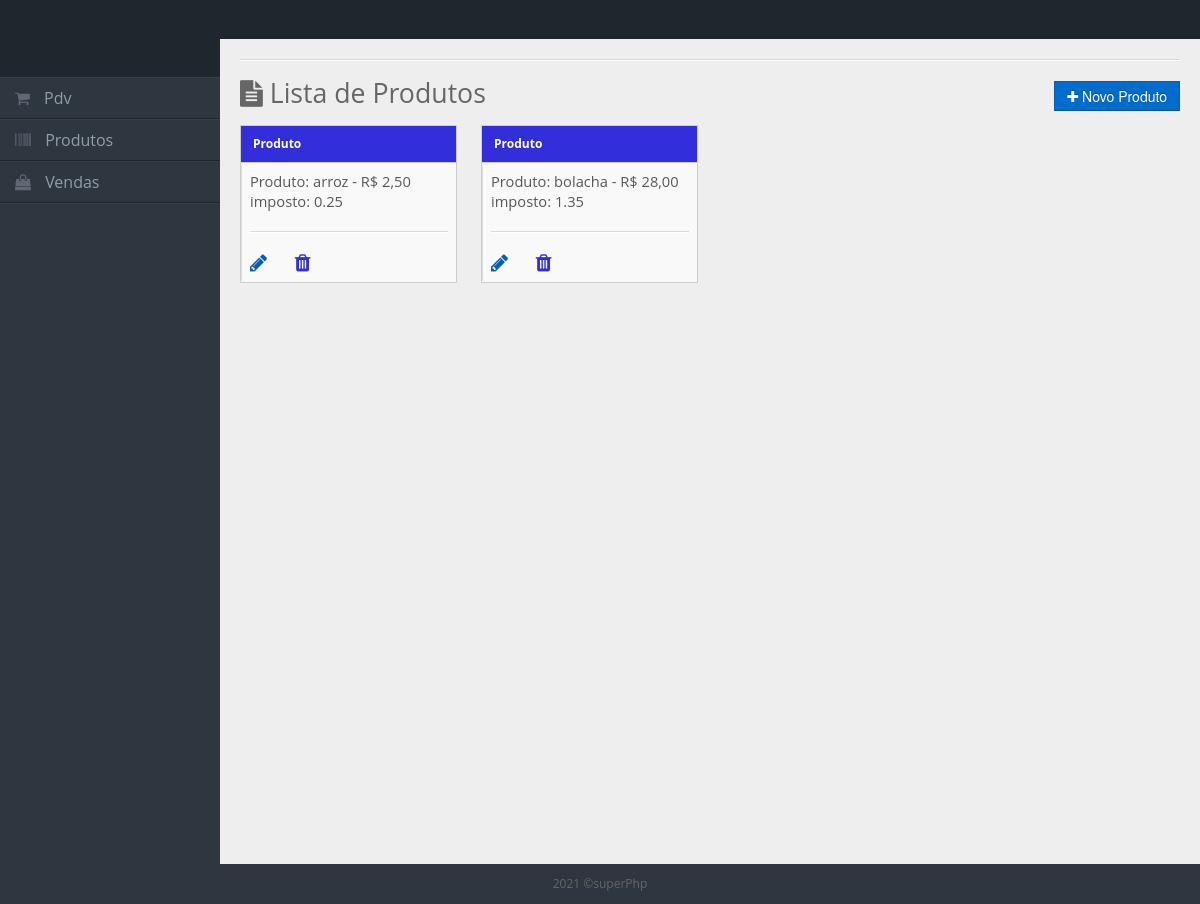
Page /Pages/Produto.php on the committed database.
### tables this page shows
CREATE TABLE `tb_itens` (
  `itemId` int(11) NOT NULL,
  `itemNome` varchar(255) DEFAULT NULL,
  `itemCodigo` varchar(30) DEFAULT NULL,
  `itemPreco` varchar(20) DEFAULT NULL,
  `itemImposto` decimal(3,2) DEFAULT NULL,
  `descricao` varchar(900) DEFAULT NULL
);

### Pages/Produto.php (the view, shortened to what this page needs)
<?php
include_once '../Config/conection.php';
$sql = $conectar->query("SELECT * FROM tb_itens");
?>
<!DOCTYPE html>
<html lang="pt-br">
<head>
<link rel="stylesheet" href="../Componets/css/bootstrap.min.css" />
<link rel="stylesheet" href="../Componets/css/bootstrap-responsive.min.css" />
<link rel="stylesheet" href="../Componets/css/uniform.css" />
<link rel="stylesheet" href="../Componets/css/select2.css" />
<link rel="stylesheet" href="../Componets/css/matrix-style.css" />
<link rel="stylesheet" href="../Componets/css/matrix-media.css" />
<link href="../Componets/font-awesome/css/font-awesome.css" rel="stylesheet" />
<link href="../Componets/css/font-awesome.min.css" rel="stylesheet" type="text/css">
<link rel="stylesheet" type="text/css" href="../Componets/style.css">
</head>
<body></body>
<div id="header">
  <h1><a href="">superPhp - Produtos</a></h1>
</div>
<div id="sidebar">
  <ul>
    <li><a  id="link-left" href="pdv.php"><i class="fa fa-shopping-cart"></i> <span>Pdv</span></a> </li>
    <li><a id="link-left" href="produto.php"><i class="fa fa-barcode"></i> <span>Produtos</span></a> </li>
    <li><a id="link-left" href="vendas.php"><i class="fa fa-shopping-bag"></i> <span>Vendas</span></a> </li>
  </ul>
</div>
<div id="content">
  <div class="container-fluid">
    <hr>
    <small id="nome-page"><i class="fa fa-file-text"></i> Lista de Produtos</small>
    <a href="cadastroItem.php">
    <button class="btn btn-primary pull-right"><i class="fa fa-plus"></i> Novo Produto</button></a>
      <div class="row-fluid">
      <?php while($listItem = $sql->fetch(PDO::FETCH_OBJ)){ ?>
      <div class="span3">
        <div class="widget-box">
          <div class="widget-title">
            <h5 style="color: #ffffff;">Produto</h5>
          </div>
          <div class="widget-content nopadding">
            <a href="pdv.php?acao=adItem&idItem=<?= $listItem->itemId;?>" id="link-item">
            <table class="table table-bordered">
              <td>
                <?='Produto: ', $listItem->itemNome;?> -
                R$ <?= number_format($listItem->itemPreco, 2, ',', '.');?><br>
                <?= 'imposto: ', $listItem->itemImposto;?><br>
               <hr>
                <a id="edit-item" href="cadastroItem.php?itemId=<?= $listItem->itemId;?>">
                <i class="fa fa-pencil"></i></a>
                <a id="excluir-item"  href="../Scripts/excluirItem.php?itemId=<?= $listItem->itemId;?>">
                <i class="fa fa-trash"></i></a>
              </td>
            </table>
            </a>
          </div>
        </div>
      </div>
    <?php }?>
        </div>
        </div>
      </div>
<div class="row-fluid">
  <div id="footer" class="span12"> 2021 &copy;superPhp</div>
</div>
</body>
</html>

### Componets/css/matrix-style.css (style rules this page uses)
* { outline:none !important; -moz-outline: none !important; }
html, body { height:100% }
body { overflow-x: hidden; margin-top: -10px; font-family: 'Open Sans', sans-serif; font-size:12px; color:#666; }
a { color:#666; }
select, textarea, input[type="text"], input[type="password"], input[type="datetime"], input[type="datetime-local"], input[type="date"], input[type="month"], input[type="time"], input[type="week"], input[type="number"], input[type="email"], input[type="url"], input[type="search"], input[type="tel"], input[type="color"], .uneditable-input, .label, .dropdown-menu, .btn, .well, .progress, .table-bordered, .btn-group > .btn:first-child, .btn-group > .btn:last-child, .btn-group > .btn:last-child, .btn-group > .dropdown-toggle, .alert { border-radius:0px; }
.btn, textarea, input[type="text"], input[type="password"], input[type="datetime"], input[type="datetime-local"], input[type="date"], input[type="month"], input[type="time"], input[type="week"], input[type="number"], input[type="email"], input[type="url"], input[type="search"], input[type="tel"], input[type="color"], .uneditable-input { box-shadow:none; }
.progress, .progress-success .bar, .progress .bar-success, .progress-warning .bar, .progress .bar-warning, .progress-danger .bar, .progress .bar-danger, .progress-info .bar, .progress .bar-info, .btn, .btn-primary { background-image:none; }
#footer { padding:10px; text-align:center; }
hr { border-top-color:#dadada; }
#header { height: 77px; position: relative; width: 100%; z-index: -9; }
#header h1 { background: url("../img/logo.png") no-repeat scroll 0 0 transparent; height: 31px; left: 20px; line-height: 600px; overflow: hidden; position: relative; top: 26px; width: 191px; }
#header h1 a { display: block; }
#user-nav > ul > li > a > i, #sidebar li a i { opacity: .5; margin-top: 2px; }
#sidebar { display: block; float: left; position: relative; width: 220px; z-index: 16; }
#sidebar > ul { list-style: none; margin: 0px 0 0; padding: 0; position: absolute; width: 220px; }
#sidebar > ul > li { display: block; position: relative; }
#sidebar > ul > li > a { padding: 10px 0 10px 15px; display: block; color: #939da8; }
#sidebar > ul > li > a > i { margin-right: 10px; }
#content { background: none repeat scroll 0 0 #eeeeee; margin-left: 220px; margin-right: 0; padding-bottom: 25px; position: relative; min-height:100%; width: auto; }
.stat-boxes .peity_bar_good, .stat-boxes .peity_line_good, { color: #459D1C; }
.widget-box { background: none repeat scroll 0 0 #F9F9F9; border-left: 1px solid #CDCDCD; border-top: 1px solid #CDCDCD; border-right: 1px solid #CDCDCD; clear: both; margin-top: 16px; margin-bottom: 16px; position: relative; }
.widget-title, .modal-header, .table th, div.dataTables_wrapper .ui-widget-header { background:#efefef; border-bottom: 1px solid #CDCDCD; height: 36px; }
.widget-title h5 { color: #666; float: left; font-size: 12px; font-weight: bold; padding: 12px; line-height: 12px; margin: 0; }
.widget-content { padding:15px; border-bottom: 1px solid #cdcdcd; }
.nopadding { padding: 0 !important; }
.nopadding .table { margin-bottom: 0; }
.nopadding .table-bordered { border: 0; }

### Componets/css/matrix-media.css (style rules this page uses)
body { background:#2E363F; }
#header { background-color: #1f262d; margin-top:10px; }
#sidebar > ul { border-bottom: 1px solid #37414b }
#sidebar > ul > li { border-top: 1px solid #37414b; border-bottom: 1px solid #1f262d; }

### Componets/style.css (style rules this page uses)
#link-left { font-size: 12pt; }
.widget-title { background-color: #312eda; }
#nome-page { font-size: 20pt; }
#link-item { color: #585858; font-size: 11pt; }
#edit-item { font-size: 15pt; color: #045FB4; }
#excluir-item { font-size: 15pt; margin-left: 12%; color: #312eda; }

### rows in the picture
tb_itens: itemNome "arroz", itemPreco "2,50", itemImposto "0.25"
tb_itens: itemNome "bolacha", itemPreco "28,00", itemImposto "1.35"
